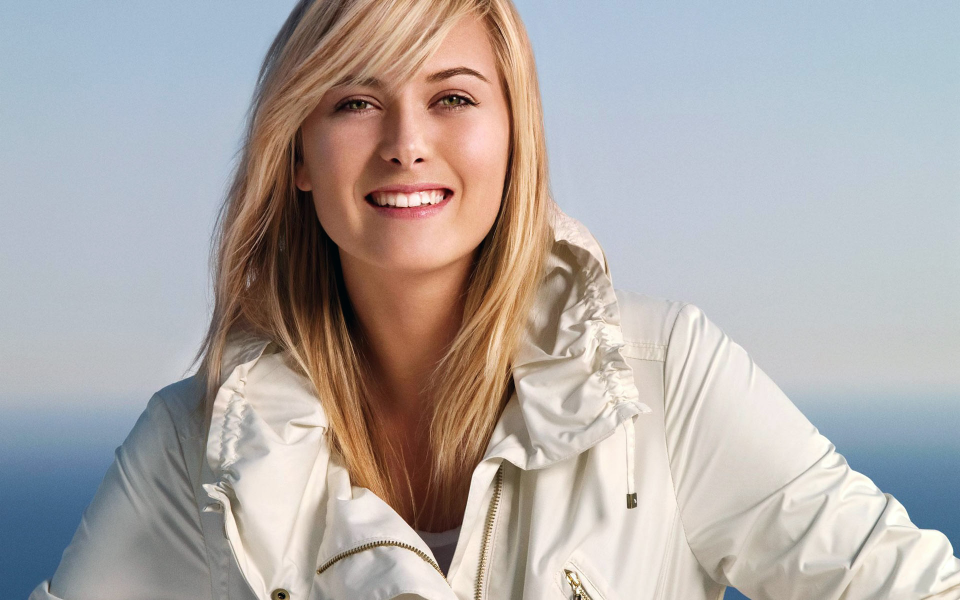
#> input picture model/testimage/sharpova1.jpg, 1920 x 1200 px (shown at 1/2 size)
$ jupyter execute --allow-errors sports_person_image_classifier.ipynb   (shell and % lines are left out)
#> lines starting #> are read from the running program, lines starting #| are printed output that depends on the picture; after the words box and inside, x2 and y2 are one past the last pixel; in counts of white or black regions, pixels touching at a corner belong together
[cell 1]
import sys
print(sys.executable)

[cell 2]
import cv2
print(cv2.__version__)

[cell 3]
import numpy as np
import matplotlib
from matplotlib import pyplot as plt

[cell 4]
img=cv2.imread('./testimage/sharpova1.jpg')
#> img is the input picture: shape (1200, 1920, 3); mean B, G, R 167.9, 169.9, 175.8

[cell 5]
img.shape
#> Out = (1200, 1920, 3)

[cell 6]
print(img)
#> (printed output is left out)

[cell 7]
plt.imshow(img)

[cell 8]
gray=cv2.cvtColor(img,cv2.COLOR_BGR2GRAY)
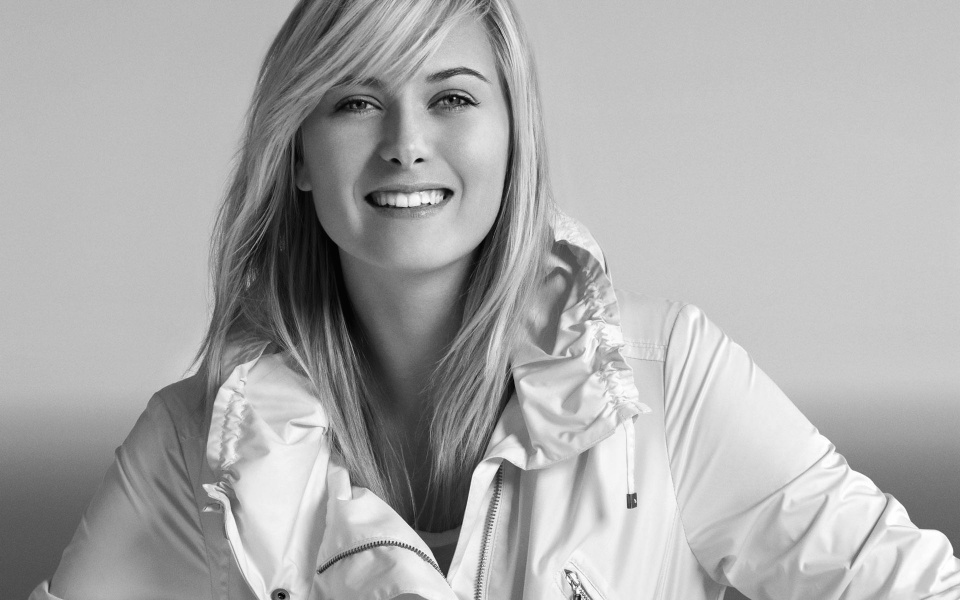
#> gray: shape (1200, 1920) (shown at 1/2 size); min 0, max 255, mean 171.4
gray.shape
#> Out = (1200, 1920)

[cell 9]
gray

[cell 10]
plt.imshow(gray,cmap='gray')

[cell 11]
eye_cascade=cv2.CascadeClassifier('./opencv/haarcascade/haarcascade_eye.xml')
face_cascade=cv2.CascadeClassifier('./opencv/haarcascade/haarcascade_frontalface_default.xml')
faces=face_cascade.detectMultiScale(gray,1.3,5)
#> faces = [[570, 31, 487, 487]]
faces
#> Out = [[570, 31, 487, 487]]

[cell 12]
#to get the rectangle around the face we are drawing the rectangle around the face in red color
(x,y,w,h)=faces[0]
#> x = 570; y = 31; w = 487; h = 487
x,y,w,h
#> Out = (570, 31, 487, 487)

[cell 13]
face_img=cv2.rectangle(img,(x,y),(x+w,y+h),(255,0,0),2)
plt.imshow(face_img)

[cell 14]
cv2.destroyAllWindows()
for(x,y,w,h)in faces:
    face_img=cv2.rectangle(img,(x,y),(x+w,y+h),(255,0,0),2)
    roi_gray=gray[y:y+h,x:x+w]
    roi_color=face_img[y:y+h,x:x+w]
    eyes=eye_cascade.detectMultiScale(roi_gray)
    for(ex,ey,ew,eh)in eyes:
        cv2.rectangle(roi_color,(ex,ey),(ex+ew,ey+eh),(0,255,0),2)
#> this loop made 1 pass
#> pass 1, `roi_gray=gray[y:y+h,x:x+w]`:
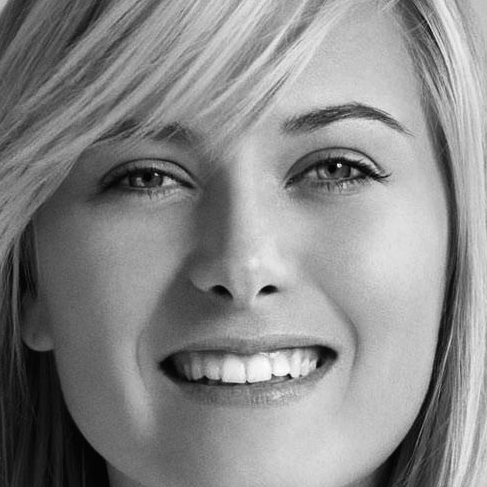
#> roi_gray: shape (487, 487); min 0, max 254, mean 136.5
#> pass 1, `roi_color=face_img[y:y+h,x:x+w]`:
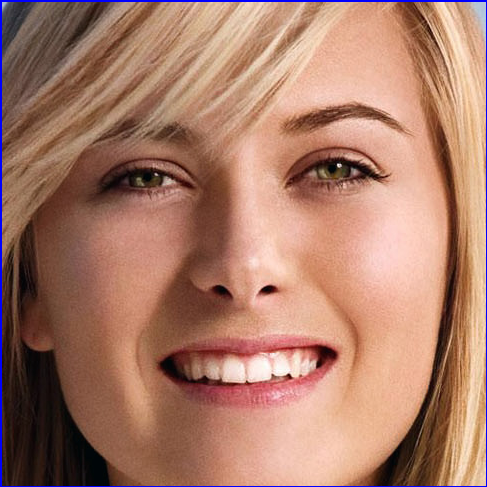
#> roi_color: shape (487, 487, 3); mean B, G, R 105.2, 123.7, 169.9
#> after the loop:
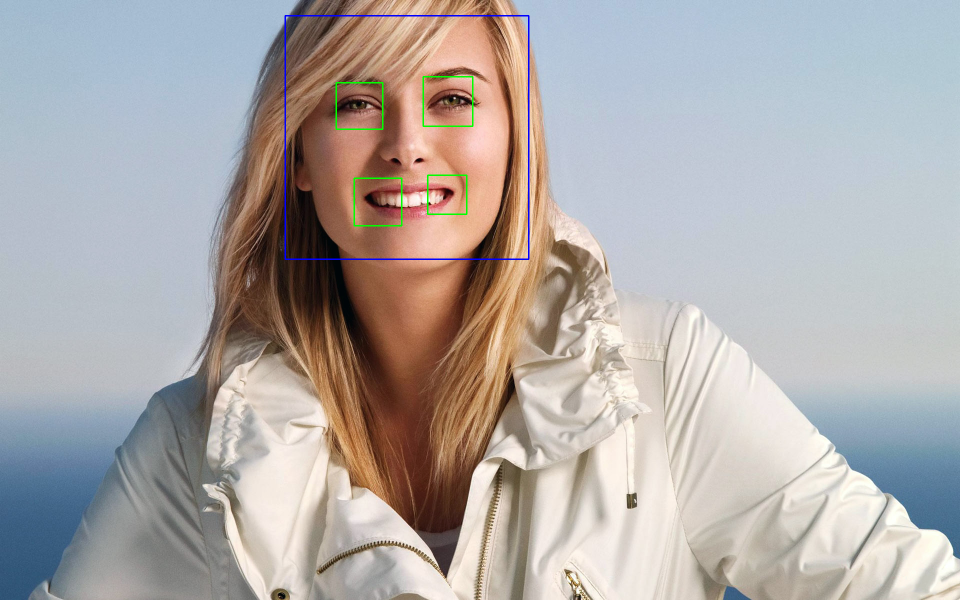
#> img: shape (1200, 1920, 3) (shown at 1/2 size); mean B, G, R 168.1, 169.8, 175
#> after the loop:
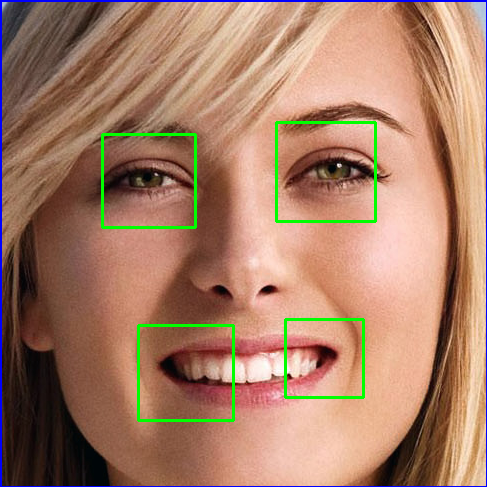
#> roi_color: shape (487, 487, 3); 1.84% of pixels changed, all inside (x1, y1, x2, y2) = (101, 121, 377, 422)


plt.figure()
plt.imshow(face_img,cmap='gray')
plt.show()

[cell 15]
plt.imshow(roi_color,cmap='gray')

[cell 16]
def get_cropped_image_if_2_eyes(image_path):
#> called with image_path = './testimage/sharpova1.jpg'
    img = cv2.imread(image_path)

    # FIX: check if image loaded
    if img is None:
        return None

    gray = cv2.cvtColor(img, cv2.COLOR_BGR2GRAY)

    faces = face_cascade.detectMultiScale(gray, 1.3, 5)
#> faces = [[570, 31, 487, 487]]

    for (x, y, w, h) in faces:
        roi_gray = gray[y:y+h, x:x+w]
        roi_color = img[y:y+h, x:x+w]

        eyes = eye_cascade.detectMultiScale(roi_gray)

        if len(eyes) >= 2:
            return roi_color

    return None

[cell 17]
orignal_image=cv2.imread('./testimage/sharpova1.jpg')
plt.imshow(orignal_image)

[cell 18]
cropped_image=get_cropped_image_if_2_eyes('./testimage/sharpova1.jpg')
plt.imshow(cropped_image)

[cell 19]
path_to_data="./dataset/"
path_to_cr_data="./dataset/cropped/"

[cell 20]
#this is used to create  a list by which we will collect the data path in a single way we are using os as operating system to connect with the data and files

import os
img_dirs =[]
for entry in os.scandir(path_to_data):#this scandir is used to scan the data
    if entry.is_dir():
        img_dirs.append(entry.path)

[cell 21]
img_dirs

[cell 22]
import shutil
if os.path.exists(path_to_cr_data):
    shutil.rmtree(path_to_cr_data)
os.mkdir(path_to_cr_data)

[cell 23]
import os
import cv2

cropped_image_dirs = []
celebrity_file_names_dict = {}

for img_dir in img_dirs:
    count = 1

    celebrity_name = img_dir.split('/')[-1]
    print(celebrity_name)

    celebrity_file_names_dict[celebrity_name] = []

    for entry in os.scandir(img_dir):

        # check only image files
        if entry.is_file() and entry.path.lower().endswith((".png", ".jpg", ".jpeg")):

            roi_color = get_cropped_image_if_2_eyes(entry.path)

            if roi_color is not None:

                cropped_folder = os.path.join(path_to_cr_data, celebrity_name)

                if not os.path.exists(cropped_folder):
                    os.makedirs(cropped_folder)
                    cropped_image_dirs.append(cropped_folder)
                    print("Generating cropped images in folder:", cropped_folder)

                cropped_file_name = celebrity_name + str(count) + ".png"
                cropped_file_path = os.path.join(cropped_folder, cropped_file_name)

                cv2.imwrite(cropped_file_path, roi_color)

                celebrity_file_names_dict[celebrity_name].append(cropped_file_path)

                count += 1

[cell 24]
#here we are using a wavelet function w2d and this function extract the importnat features by removing the low frequency informtaion and highlighting edeges and texture


import numpy as np
import pywt
import cv2

def w2d(img, mode='haar', level=1):

#> called with mode = 'db1', level = 5
    imArray = img

    # convert to grayscale
    imArray = cv2.cvtColor(imArray, cv2.COLOR_RGB2GRAY)

    # convert to float
    imArray = np.float32(imArray)
    imArray /= 255

    # compute wavelet coefficients
    coeffs = pywt.wavedec2(imArray, mode, level=level)
#> coeffs = 6 items

    # remove low-frequency part
    coeffs_H = list(coeffs)
#> coeffs_H = 6 items
    coeffs_H[0] *= 0

    # reconstruction
    imArray_H = pywt.waverec2(coeffs_H, mode)
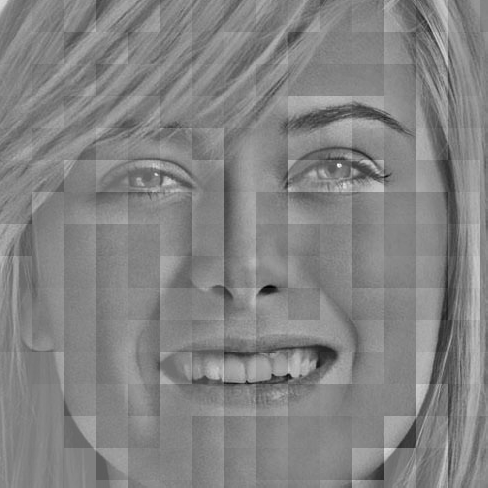
#> imArray_H: shape (488, 488) float32; min -0.74, max 0.693, mean 6.81e-11; drawn with min black and max white

    imArray_H *= 255
    imArray_H = np.uint8(imArray_H)
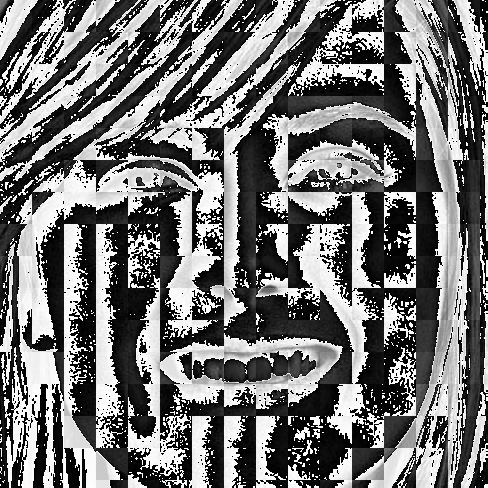
#> imArray_H: shape (488, 488); min 0, max 255, mean 114.6

    return imArray_H

[cell 25]
im_har=w2d(cropped_image,'db1',5)
plt.imshow(im_har,cmap='gray')

[cell 26]
celebrity_file_names_dict

[cell 27]
class_dict={}
count=0
for celebrity_name in celebrity_file_names_dict.keys():
    class_dict[celebrity_name]=count
    count=count+1
class_dict

$ run again, with model/testimage/sharapova-hits-the-practice-courts-and-met-ball-kids.jpg copied over model/testimage/sharpova1.jpg
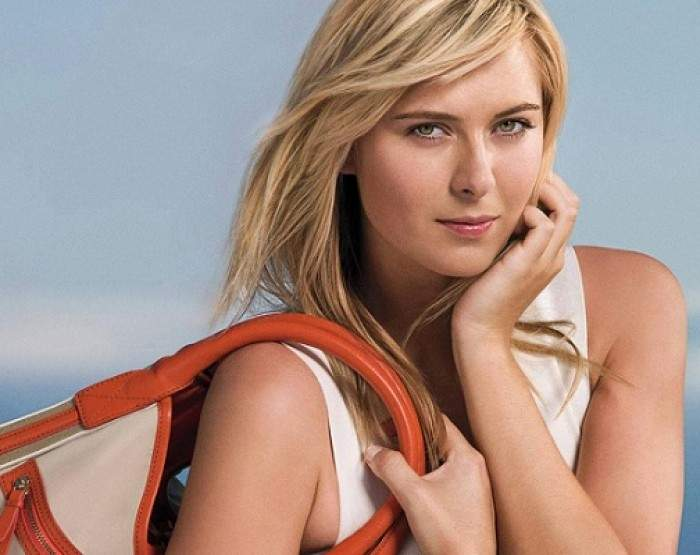
#> input picture model/testimage/sharapova-hits-the-practice-courts-and-met-ball-kids.jpg, 700 x 555 px
#> img is the input picture: shape (555, 700, 3); mean B, G, R 134.6, 144, 169.9
#> (printed output is left out)
#> `faces=face_cascade.detectMultiScale(gray,1.3,5)`: faces = [[352, 38, 233, 233]]
#> `(x,y,w,h)=faces[0]`: x = 352; y = 38; w = 233
#> `x,y,w,h`: Out = (352, 38, 233, 233)
#> the loop `for(x,y,w,h)in faces:` made 1 pass
#> (x, y, w, h, eyes) on pass 1: (352, 38, 233, 233, [[134, 65, 47, 47], [50, 68, 48, 48]])
#> after the loop `for(x,y,w,h)in faces:`:
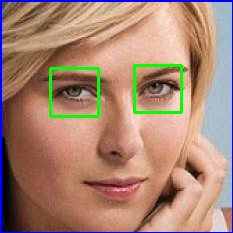
#> roi_color: shape (233, 233, 3); mean B, G, R 114.7, 133.5, 168.5
#> in get_cropped_image_if_2_eyes, `faces = face_cascade.detectMultiScale(gray, 1.3, 5)`: faces = [[352, 38, 233, 233]]
#> the loop in get_cropped_image_if_2_eyes, `for (x, y, w, h) in faces:` made 1 pass
#> coeffs = 6 items
#> in w2d, `imArray_H = np.uint8(imArray_H)`:
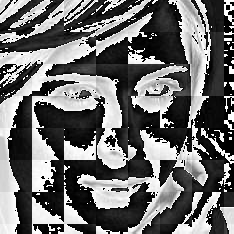
#> imArray_H: shape (234, 234); min 0, max 255, mean 108.4
